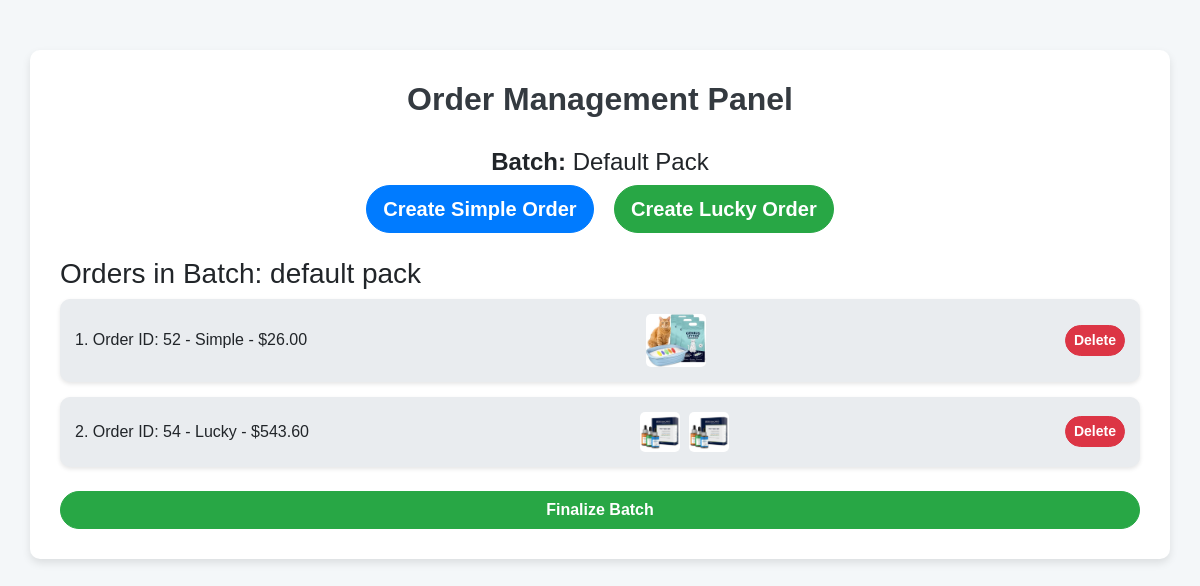
/admin-control/add-orders/7/, run on the app's committed database.
### adminControl/models.py (models this page shows, shortened)
class Batch(models.Model):
    name = models.CharField(max_length=100)
    created_at = models.DateTimeField(auto_now_add=True)

class Order(models.Model):
    SIMPLE = 'Simple'
    LUCKY = 'Lucky'
    ORDER_TYPES = [
        (SIMPLE, 'Simple'),
        (LUCKY, 'Lucky')
    ]
    batch = models.ForeignKey(Batch, related_name='orders', on_delete=models.CASCADE)
    order_type = models.CharField(max_length=10, choices=ORDER_TYPES)
    product = models.ForeignKey(Product, related_name='orders', on_delete=models.CASCADE, null=True, blank=True)
    lucky_order_position = models.IntegerField(null=True, blank=True)
    total_amount = models.DecimalField(max_digits=10, decimal_places=2, default=0)
    products = models.ManyToManyField(Product, related_name='lucky_orders', blank=True)

class Product(models.Model):
    name = models.CharField(max_length=100)
    price = models.DecimalField(max_digits=10, decimal_places=2)
    commission_rate = models.DecimalField(max_digits=5, decimal_places=2)
    image = models.ImageField(upload_to='product_images/')

### adminControl/views.py (the view, shortened to what this page needs)
# urls.py: path('add-orders/<int:batch_id>/', add_orders, name='add_orders'),
def add_orders(request, batch_id):
    batch = get_object_or_404(Batch, id=batch_id)
    current_order_count = Order.objects.filter(batch=batch).count()
    orders = Order.objects.filter(batch=batch).order_by('id')
    return render(request, 'admin/order_panel.html', {
        'batch': batch,
        'orders': orders,
        'remaining_orders': 20 - orders.count()
    })

### templates/admin/order_panel.html (shortened to what this page needs)
<!DOCTYPE html>
<html lang="en">
<head>
    <link href="https://stackpath.bootstrapcdn.com/bootstrap/4.5.2/css/bootstrap.min.css" rel="stylesheet">
</head>
<body>
    <div class="container">
        <h2 class="text-center">
           <strong> Order Management Panel </strong></h2>
        <div id="orderButtons" class="text-center mb-4 {% if not batch %}hidden{% endif %}">
            <h4> <strong> Batch:</strong> <span class="text-capitalize" id="currentBatchName">{{ batch.name }}</span></h4>
            <button id="createSimpleOrderBtn" class="btn btn-primary btn-lg mx-2">Create Simple Order</button>
            <button id="createLuckyOrderBtn" class="btn btn-success btn-lg mx-2">Create Lucky Order</button>
        </div>
        <div id="ordersDisplaySection" class="{% if not orders.exists %}hidden{% endif %}">
            <h3>Orders in Batch: <span id="ordersBatchName">{{ batch.name }}</span></h3>
            <div id="ordersList" class="order-list mb-4">
                {% for order in orders %}
                    <div class="order-item">
                        <span>{{ forloop.counter }}. Order ID: {{ order.id }} - {{ order.order_type }} - ${{ order.total_amount }}</span>
                        {% if order.order_type == "Simple" %}
                            <img src="{{ order.product.image.url }}" alt="{{ order.product.name }}">
                        {% else %}
                            <div>
                                {% for product in order.products.all %}
                                    <img src="{{ product.image.url }}" alt="{{ product.name }}" style="width: 40px; margin-right: 5px;">
                                {% endfor %}
                            </div>
                        {% endif %}
                            <a  href="{% url 'delete_batch_order' order.id %}" class="btn btn-sm btn-danger">Delete</a>
                    </div>
                {% endfor %}
            </div>
            <a href="{% url 'finalize_batch' batch.id %}"  class="btn btn-success btn-block mt-4">Finalize Batch</a>
        </div>
    </div>
</body>
</html>

### templates/admin/order_panel.html (style rules this page uses)
body { background-color: #f4f7f9; font-family: 'Arial', sans-serif; }
.container { background-color: white; border-radius: 10px; padding: 30px; margin-top: 50px; box-shadow: 0 4px 8px rgba(0, 0, 0, 0.1); }
h2 { color: #343a40; margin-bottom: 30px; }
.btn { border-radius: 50px; font-weight: bold; transition: background-color 0.3s ease; }
.btn-primary { background-color: #007bff; border-color: #007bff; }
.btn-success { background-color: #28a745; border-color: #28a745; }
.order-item { background-color: #e9ecef; border-radius: 10px; margin-bottom: 15px; padding: 15px; display: flex; align-items: center; justify-content: space-between; box-shadow: 0 2px 4px rgba(0, 0, 0, 0.1); }
.order-item img { max-width: 60px; margin-right: 20px; border-radius: 5px; }

### data on the page
Batch: name "Default Pack", name "default pack"
Order: id "52", order_type "Simple", total_amount "26.00", product.image (picture)
Order: id "54", order_type "Lucky", total_amount "543.60"
Product: image (picture)
Product: image (picture)
